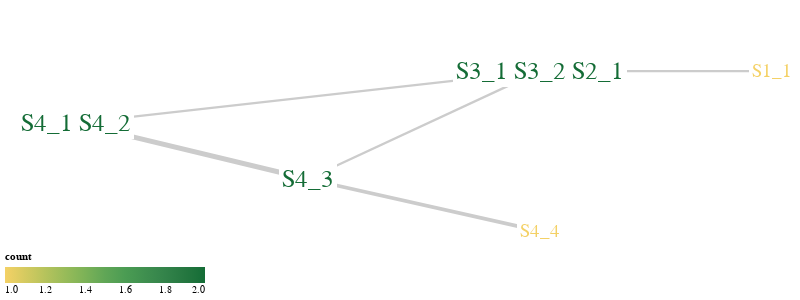

The code cell stored with this chart in its notebook:
### Code cell
schema = sententree_vega.vega_sententree(G, w=800, h=300)
vega.save_schema(schema, "schema.vg.json")
with open("../figures/bin_occurance.png", "wb") as f:
    png = vl_convert.vega_to_png(schema, scale=4)
    f.write(png)

vega.display(schema, format="interactive")

### Figure 1 — Vega specification as saved in the notebook (floating-point values rounded to 4 significant figures)
{"$schema": "https://vega.github.io/schema/vega/v5.json", "autosize": {"contains": "padding", "resize": true, "type": "fit"}, "data": [{"name": "base", "values": [{"count": 2, "height": 0.5, "id": "S4_1 S4_2", "label": "S4 S4", "summary": false, "width": 0.75, "x": 27, "y": 32}, {"count": 2, "height": 0.5, "id": "S4_3", "label": "S4", "summary": false, "width": 0.75, "x": 117, "y": 47}, {"count": 2, "height": 0.5, "id": "S3_1 S3_2 S2_1", "label": "S3 S3 S2", "summary": false, "width": 0.75, "x": 207, "y": 18}, {"count": 1, "height": 0.5, "id": "S4_4", "label": "S4", "summary": false, "width": 0.75, "x": 207, "y": 61}, {"count": 1, "height": 0.5, "id": "S1_1", "label": "S1", "summary": false, "width": 0.75, "x": 297, "y": 18}]}, {"name": "links", "values": [{"source": "S4_1 S4_2", "target": "S4_3", "weight": 3}, {"source": "S4_1 S4_2", "target": "S3_1 S3_2 S2_1", "weight": 1}, {"source": "S4_3", "target": "S4_4", "weight": 2}, {"source": "S4_3", "target": "S3_1 S3_2 S2_1", "weight": 1}, {"source": "S3_1 S3_2 S2_1", "target": "S1_1", "weight": 1}]}, {"name": "filtered_base", "source": "base", "transform": [{"expr": "datum.count >= filter_value", "type": "filter"}]}, {"name": "filtered_links", "source": "links", "transform": [{"as": ["source_id"], "fields": ["source"], "from": "filtered_base", "key": "id", "type": "lookup", "values": ["id"]}, {"as": ["target_id"], "fields": ["target"], "from": "filtered_base", "key": "id", "type": "lookup", "values": ["id"]}, {"expr": "datum.source_id != null && datum.target_id != null", "type": "filter"}]}, {"name": "measured", "source": "filtered_base", "transform": [{"as": "top_y", "expr": "datum.y+datum.height/2", "type": "formula"}, {"as": "bottom_y", "expr": "datum.y-datum.height/2", "type": "formula"}, {"as": "right_x", "expr": "datum.x+datum.width/2", "type": "formula"}, {"as": "left_x", "expr": "datum.x-datum.width/2", "type": "formula"}]}, {"name": "graph", "source": "measured", "transform": [{"as": "x1", "expr": "scale('scale_x', datum.left_x)", "type": "formula"}, {"as": "y1", "expr": "scale('scale_y', datum.top_y)", "type": "formula"}, {"as": "x2", "expr": "scale('scale_x', datum.right_x)", "type": "formula"}, {"as": "y2", "expr": "scale('scale_y', datum.bottom_y)", "type": "formula"}]}, {"name": "link_paths", "source": "filtered_links", "transform": [{"as": ["sourceX", "sourceY"], "fields": ["source"], "from": "graph", "key": "id", "type": "lookup", "values": ["x2", "y2"]}, {"as": ["targetX", "targetY"], "fields": ["target"], "from": "graph", "key": "id", "type": "lookup", "values": ["x2", "y2"]}, {"orient": "horizontal", "shape": "line", "sourceX": "sourceX", "sourceY": "sourceY", "targetX": "targetY", "targetY": "targetY", "type": "linkpath"}]}], "height": 300, "legends": [{"direction": "horizontal", "fill": "font_color", "orient": "bottom", "tickCount": 5, "title": "count", "type": "gradient"}], "marks": [{"encode": {"enter": {"stroke": {"value": "#ccc"}, "strokeWidth": {"field": "weight", "scale": "line_thickness"}, "x": {"field": "sourceX"}, "x2": {"field": "targetX"}, "y": {"field": "sourceY"}, "y2": {"field": "targetY"}}}, "from": {"data": "link_paths"}, "name": "links_lines", "type": "rule"}, {"encode": {"enter": {"align": {"value": "center"}, "baseline": {"value": "middle"}, "fill": {"field": "count", "scale": "font_color"}, "font": {"value": "Arial"}, "fontSize": {"field": "count", "scale": "font_size"}, "text": {"field": "id"}, "x1": {"field": "x1"}, "x2": {"field": "x2"}, "y1": {"field": "y1"}, "y2": {"field": "y2"}}}, "from": {"data": "graph"}, "name": "labels", "type": "text", "zindex": 1}, {"encode": {"enter": {"fill": {"value": "white"}, "opacity": {"value": 1}, "x": {"field": "bounds.x1", "offset": -3, "round": true}, "x2": {"field": "bounds.x2", "offset": 3, "round": true}, "y": {"field": "bounds.y1", "offset": -3, "round": true}, "y2": {"field": "bounds.y2", "offset": 3, "round": true}}}, "from": {"data": "labels"}, "name": "label_mask", "type": "rect", "zindex": 0}], "padding": 5, "scales": [{"domain": {"data": "measured", "fields": ["right_x", "left_x"]}, "name": "scale_x", "range": [0, {"signal": "width"}], "type": "linear"}, {"domain": {"data": "measured", "fields": ["bottom_y", "top_y"]}, "name": "scale_y", "range": [0, {"signal": "height"}]}, {"domain": {"data": "base", "field": "count"}, "name": "font_color", "range": {"scheme": "goldgreen"}, "type": "linear"}, {"domain": {"data": "base", "field": "count"}, "name": "font_size", "range": [12, 25], "type": "linear"}, {"domain": {"data": "links", "field": "weight"}, "name": "line_thickness", "range": [1, 5], "type": "linear"}], "signals": [{"bind": {"input": "range", "max": 25, "min": 0, "name": "Minimum count", "step": 1}, "name": "filter_value", "value": 0}], "width": 800}
